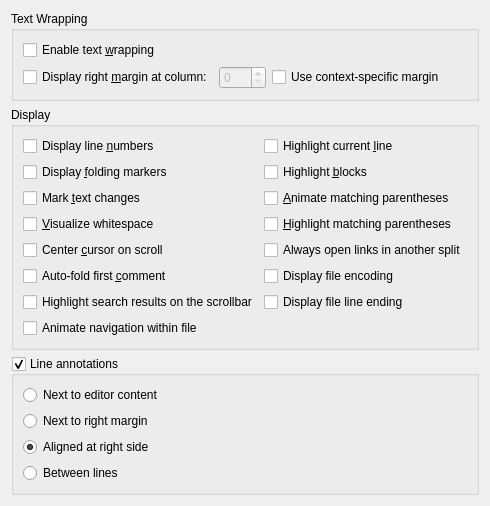
<?xml version="1.0" encoding="UTF-8"?>
<ui version="4.0">
 <class>TextEditor::Internal::DisplaySettingsPage</class>
 <widget class="QWidget" name="TextEditor::Internal::DisplaySettingsPage">
  <property name="geometry">
   <rect>
    <x>0</x>
    <y>0</y>
    <width>452</width>
    <height>458</height>
   </rect>
  </property>
  <layout class="QGridLayout" name="gridLayout_3">
   <item row="3" column="0">
    <spacer name="verticalSpacer">
     <property name="orientation">
      <enum>Qt::Vertical</enum>
     </property>
     <property name="sizeHint" stdset="0">
      <size>
       <width>20</width>
       <height>8</height>
      </size>
     </property>
    </spacer>
   </item>
   <item row="0" column="0">
    <widget class="QGroupBox" name="groupBoxText">
     <property name="title">
      <string>Text Wrapping</string>
     </property>
     <layout class="QGridLayout" name="gridLayout">
      <item row="0" column="0">
       <widget class="QCheckBox" name="enableTextWrapping">
        <property name="text">
         <string>Enable text &amp;wrapping</string>
        </property>
       </widget>
      </item>
      <item row="1" column="0">
       <layout class="QHBoxLayout" name="horizontalLayout">
        <item>
         <widget class="QCheckBox" name="showWrapColumn">
          <property name="text">
           <string>Display right &amp;margin at column:</string>
          </property>
         </widget>
        </item>
        <item>
         <widget class="QSpinBox" name="wrapColumn">
          <property name="enabled">
           <bool>false</bool>
          </property>
          <property name="maximum">
           <number>999</number>
          </property>
         </widget>
        </item>
        <item>
         <widget class="QCheckBox" name="useIndenter">
          <property name="toolTip">
           <string>If available, use a different margin. For example, the ColumnLimit from the ClangFormat plugin.</string>
          </property>
          <property name="text">
           <string>Use context-specific margin</string>
          </property>
         </widget>
        </item>
        <item>
         <spacer name="horizontalSpacer">
          <property name="orientation">
           <enum>Qt::Horizontal</enum>
          </property>
          <property name="sizeHint" stdset="0">
           <size>
            <width>40</width>
            <height>20</height>
           </size>
          </property>
         </spacer>
        </item>
       </layout>
      </item>
     </layout>
    </widget>
   </item>
   <item row="1" column="0">
    <widget class="QGroupBox" name="groupBoxDisplay">
     <property name="title">
      <string>Display</string>
     </property>
     <layout class="QGridLayout" name="gridLayout_2">
      <item row="6" column="1">
       <widget class="QCheckBox" name="displayFileEncoding">
        <property name="text">
         <string>Display file encoding</string>
        </property>
       </widget>
      </item>
      <item row="7" column="1">
       <widget class="QCheckBox" name="displayFileLineEnding">
        <property name="text">
         <string>Display file line ending</string>
        </property>
       </widget>
      </item>
      <item row="2" column="1">
       <widget class="QCheckBox" name="animateMatchingParentheses">
        <property name="text">
         <string>&amp;Animate matching parentheses</string>
        </property>
       </widget>
      </item>
      <item row="5" column="0">
       <widget class="QCheckBox" name="centerOnScroll">
        <property name="text">
         <string>Center &amp;cursor on scroll</string>
        </property>
       </widget>
      </item>
      <item row="0" column="0">
       <widget class="QCheckBox" name="displayLineNumbers">
        <property name="text">
         <string>Display line &amp;numbers</string>
        </property>
       </widget>
      </item>
      <item row="4" column="1">
       <widget class="QCheckBox" name="highlightMatchingParentheses">
        <property name="text">
         <string>&amp;Highlight matching parentheses</string>
        </property>
       </widget>
      </item>
      <item row="5" column="1">
       <widget class="QCheckBox" name="openLinksInNextSplit">
        <property name="text">
         <string>Always open links in another split</string>
        </property>
       </widget>
      </item>
      <item row="4" column="0">
       <widget class="QCheckBox" name="visualizeWhitespace">
        <property name="toolTip">
         <string>Shows tabs and spaces.</string>
        </property>
        <property name="text">
         <string>&amp;Visualize whitespace</string>
        </property>
       </widget>
      </item>
      <item row="0" column="1">
       <widget class="QCheckBox" name="highlightCurrentLine">
        <property name="text">
         <string>Highlight current &amp;line</string>
        </property>
       </widget>
      </item>
      <item row="6" column="0">
       <widget class="QCheckBox" name="autoFoldFirstComment">
        <property name="text">
         <string>Auto-fold first &amp;comment</string>
        </property>
       </widget>
      </item>
      <item row="1" column="1">
       <widget class="QCheckBox" name="highlightBlocks">
        <property name="text">
         <string>Highlight &amp;blocks</string>
        </property>
       </widget>
      </item>
      <item row="1" column="0">
       <widget class="QCheckBox" name="displayFoldingMarkers">
        <property name="text">
         <string>Display &amp;folding markers</string>
        </property>
       </widget>
      </item>
      <item row="8" column="0">
       <widget class="QCheckBox" name="animateNavigationWithinFile">
        <property name="text">
         <string>Animate navigation within file</string>
        </property>
       </widget>
      </item>
      <item row="7" column="0">
       <widget class="QCheckBox" name="scrollBarHighlights">
        <property name="text">
         <string>Highlight search results on the scrollbar</string>
        </property>
       </widget>
      </item>
      <item row="2" column="0">
       <widget class="QCheckBox" name="markTextChanges">
        <property name="text">
         <string>Mark &amp;text changes</string>
        </property>
       </widget>
      </item>
     </layout>
    </widget>
   </item>
   <item row="2" column="0">
    <widget class="QGroupBox" name="displayAnnotations">
     <property name="title">
      <string>Line annotations</string>
     </property>
     <property name="checkable">
      <bool>true</bool>
     </property>
     <layout class="QVBoxLayout" name="verticalLayout">
      <item>
       <widget class="QRadioButton" name="leftAligned">
        <property name="text">
         <string>Next to editor content</string>
        </property>
       </widget>
      </item>
      <item>
       <widget class="QRadioButton" name="atMargin">
        <property name="text">
         <string>Next to right margin</string>
        </property>
       </widget>
      </item>
      <item>
       <widget class="QRadioButton" name="rightAligned">
        <property name="text">
         <string>Aligned at right side</string>
        </property>
        <property name="checked">
         <bool>true</bool>
        </property>
       </widget>
      </item>
      <item>
       <widget class="QRadioButton" name="betweenLines">
        <property name="text">
         <string>Between lines</string>
        </property>
       </widget>
      </item>
     </layout>
    </widget>
   </item>
  </layout>
 </widget>
 <tabstops>
  <tabstop>enableTextWrapping</tabstop>
  <tabstop>showWrapColumn</tabstop>
  <tabstop>wrapColumn</tabstop>
  <tabstop>displayLineNumbers</tabstop>
  <tabstop>displayFoldingMarkers</tabstop>
  <tabstop>markTextChanges</tabstop>
  <tabstop>visualizeWhitespace</tabstop>
  <tabstop>centerOnScroll</tabstop>
  <tabstop>autoFoldFirstComment</tabstop>
  <tabstop>scrollBarHighlights</tabstop>
  <tabstop>highlightCurrentLine</tabstop>
  <tabstop>highlightBlocks</tabstop>
  <tabstop>animateMatchingParentheses</tabstop>
  <tabstop>highlightMatchingParentheses</tabstop>
  <tabstop>openLinksInNextSplit</tabstop>
  <tabstop>displayFileEncoding</tabstop>
  <tabstop>animateNavigationWithinFile</tabstop>
 </tabstops>
 <resources/>
 <connections>
  <connection>
   <sender>showWrapColumn</sender>
   <signal>toggled(bool)</signal>
   <receiver>wrapColumn</receiver>
   <slot>setEnabled(bool)</slot>
   <hints>
    <hint type="sourcelabel">
     <x>238</x>
     <y>84</y>
    </hint>
    <hint type="destinationlabel">
     <x>299</x>
     <y>84</y>
    </hint>
   </hints>
  </connection>
 </connections>
</ui>
